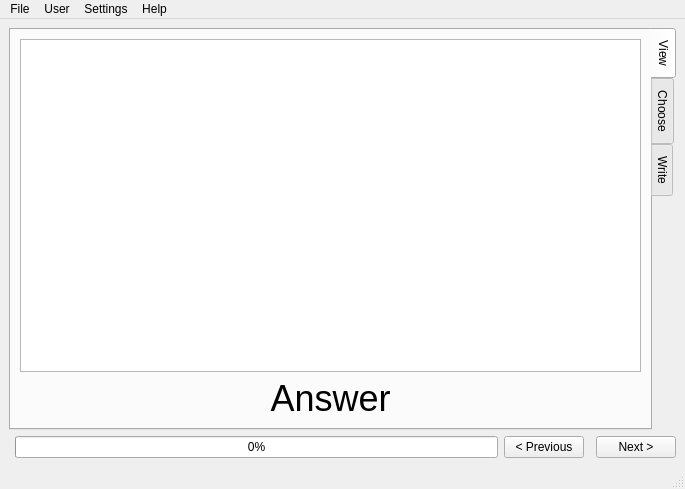
<?xml version="1.0" encoding="UTF-8"?>
<ui version="4.0">
 <class>MainWindow</class>
 <widget class="QMainWindow" name="MainWindow">
  <property name="geometry">
   <rect>
    <x>0</x>
    <y>0</y>
    <width>685</width>
    <height>489</height>
   </rect>
  </property>
  <property name="windowTitle">
   <string>MainWindow</string>
  </property>
  <widget class="QWidget" name="centralwidget">
   <property name="sizePolicy">
    <sizepolicy hsizetype="MinimumExpanding" vsizetype="Maximum">
     <horstretch>0</horstretch>
     <verstretch>0</verstretch>
    </sizepolicy>
   </property>
   <layout class="QGridLayout" name="gridLayout_2">
    <item row="2" column="5">
     <widget class="QPushButton" name="btnNext">
      <property name="text">
       <string>Next &gt;</string>
      </property>
     </widget>
    </item>
    <item row="2" column="3">
     <widget class="QPushButton" name="btnPrev">
      <property name="text">
       <string>&lt; Previous</string>
      </property>
     </widget>
    </item>
    <item row="0" column="1" colspan="5">
     <widget class="QTabWidget" name="tabWidget">
      <property name="tabPosition">
       <enum>QTabWidget::East</enum>
      </property>
      <property name="currentIndex">
       <number>0</number>
      </property>
      <widget class="QWidget" name="tab_view">
       <attribute name="title">
        <string>View</string>
       </attribute>
       <layout class="QVBoxLayout" name="verticalLayout">
        <item>
         <widget class="QGraphicsView" name="imgView"/>
        </item>
        <item>
         <widget class="QLabel" name="labelAnswer">
          <property name="font">
           <font>
            <pointsize>27</pointsize>
           </font>
          </property>
          <property name="text">
           <string>Answer</string>
          </property>
          <property name="alignment">
           <set>Qt::AlignCenter</set>
          </property>
         </widget>
        </item>
       </layout>
      </widget>
      <widget class="QWidget" name="tab_choose">
       <attribute name="title">
        <string>Choose</string>
       </attribute>
       <layout class="QGridLayout" name="gridLayout">
        <item row="0" column="0" colspan="2">
         <widget class="QGraphicsView" name="imgChoose"/>
        </item>
        <item row="1" column="1">
         <widget class="QPushButton" name="btnChoice2">
          <property name="font">
           <font>
            <pointsize>20</pointsize>
           </font>
          </property>
          <property name="text">
           <string>Choice 2</string>
          </property>
         </widget>
        </item>
        <item row="1" column="0">
         <widget class="QPushButton" name="btnChoice1">
          <property name="font">
           <font>
            <pointsize>20</pointsize>
           </font>
          </property>
          <property name="text">
           <string>Choice 1</string>
          </property>
         </widget>
        </item>
       </layout>
      </widget>
      <widget class="QWidget" name="tab_write">
       <attribute name="title">
        <string>Write</string>
       </attribute>
       <layout class="QVBoxLayout" name="verticalLayout_3">
        <item>
         <widget class="QGraphicsView" name="imgWrite"/>
        </item>
        <item>
         <widget class="QLineEdit" name="editAnswer">
          <property name="font">
           <font>
            <pointsize>20</pointsize>
           </font>
          </property>
          <property name="inputMask">
           <string/>
          </property>
          <property name="text">
           <string/>
          </property>
          <property name="placeholderText">
           <string>Type Answer</string>
          </property>
         </widget>
        </item>
       </layout>
      </widget>
     </widget>
    </item>
    <item row="2" column="2">
     <widget class="QProgressBar" name="progressBar">
      <property name="value">
       <number>0</number>
      </property>
     </widget>
    </item>
   </layout>
  </widget>
  <widget class="QMenuBar" name="menubar">
   <property name="geometry">
    <rect>
     <x>0</x>
     <y>0</y>
     <width>685</width>
     <height>25</height>
    </rect>
   </property>
   <widget class="QMenu" name="menuHighscore">
    <property name="title">
     <string>User</string>
    </property>
    <addaction name="actionLoad"/>
    <addaction name="actionSave"/>
    <addaction name="separator"/>
    <addaction name="actionImport_2"/>
    <addaction name="actionExport"/>
   </widget>
   <widget class="QMenu" name="menuHelp">
    <property name="title">
     <string>Help</string>
    </property>
    <addaction name="actionHelp"/>
    <addaction name="actionAbout"/>
   </widget>
   <widget class="QMenu" name="menuPackages">
    <property name="title">
     <string>File</string>
    </property>
    <widget class="QMenu" name="menuRecent_packages">
     <property name="title">
      <string>Recent packages</string>
     </property>
     <addaction name="separator"/>
     <addaction name="actionClear"/>
    </widget>
    <addaction name="actionOpen"/>
    <addaction name="menuRecent_packages"/>
    <addaction name="separator"/>
    <addaction name="actionImport"/>
    <addaction name="actionExport_2"/>
    <addaction name="separator"/>
    <addaction name="actionQuit"/>
   </widget>
   <widget class="QMenu" name="menuSettings">
    <property name="title">
     <string>Settings</string>
    </property>
    <widget class="QMenu" name="menuSound">
     <property name="title">
      <string>Sound</string>
     </property>
     <addaction name="actionRead"/>
     <addaction name="actionSpell"/>
     <addaction name="actionSound_effects"/>
    </widget>
    <addaction name="menuSound"/>
   </widget>
   <addaction name="menuPackages"/>
   <addaction name="menuHighscore"/>
   <addaction name="menuSettings"/>
   <addaction name="menuHelp"/>
  </widget>
  <widget class="QStatusBar" name="statusbar"/>
  <action name="actionAbout">
   <property name="text">
    <string>About</string>
   </property>
   <property name="iconVisibleInMenu">
    <bool>false</bool>
   </property>
  </action>
  <action name="actionImport">
   <property name="text">
    <string>Import</string>
   </property>
  </action>
  <action name="actionOpen">
   <property name="text">
    <string>Open</string>
   </property>
  </action>
  <action name="actionDelete_picture">
   <property name="text">
    <string>Delete picture</string>
   </property>
  </action>
  <action name="actionLoad">
   <property name="text">
    <string>Load</string>
   </property>
  </action>
  <action name="actionSave">
   <property name="text">
    <string>Save</string>
   </property>
  </action>
  <action name="actionImport_2">
   <property name="text">
    <string>Import</string>
   </property>
  </action>
  <action name="actionExport">
   <property name="text">
    <string>Export</string>
   </property>
  </action>
  <action name="actionExit">
   <property name="text">
    <string>Quit</string>
   </property>
  </action>
  <action name="actionQuit">
   <property name="text">
    <string>Quit</string>
   </property>
  </action>
  <action name="actionExport_2">
   <property name="text">
    <string>Export</string>
   </property>
  </action>
  <action name="actionClear">
   <property name="text">
    <string>Clear</string>
   </property>
  </action>
  <action name="actionRead">
   <property name="checkable">
    <bool>true</bool>
   </property>
   <property name="checked">
    <bool>true</bool>
   </property>
   <property name="text">
    <string>Read</string>
   </property>
  </action>
  <action name="actionSpell">
   <property name="checkable">
    <bool>true</bool>
   </property>
   <property name="checked">
    <bool>true</bool>
   </property>
   <property name="text">
    <string>Spell</string>
   </property>
  </action>
  <action name="actionSound_effects">
   <property name="checkable">
    <bool>true</bool>
   </property>
   <property name="checked">
    <bool>true</bool>
   </property>
   <property name="text">
    <string>Sound effects</string>
   </property>
  </action>
  <action name="actionHelp">
   <property name="text">
    <string>Help</string>
   </property>
  </action>
 </widget>
 <resources/>
 <connections/>
</ui>
